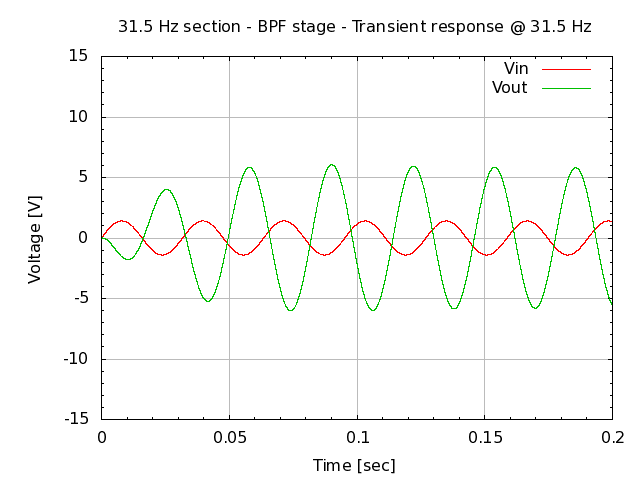

Here is the gnuplot script that generated this plot:
# setup terminal
set term png

# setup graph
set output "26.000.00.02.06-1.png"
set title "31.5 Hz section - BPF stage - Transient response @ 31.5 Hz"

# setup Y-axis
set yrange [-15:15]
set grid ytics lt 1 lw 1 lc rgb "#bbbbbb"
set mytics
set ylabel "Voltage [V]"

# setup X-axis
set grid xtics lt 1 lw 1 lc rgb "#bbbbbb"
set mxtics
set xlabel "Time [sec]"

# setup plot style
set style data lines
plot '26.000.00.02.06.dat' using 1:2 title "Vin", \
     '26.000.00.02.06.dat' using 1:3 title "Vout"

# set output back to default
set output

# reset terminal type
set terminal pop

